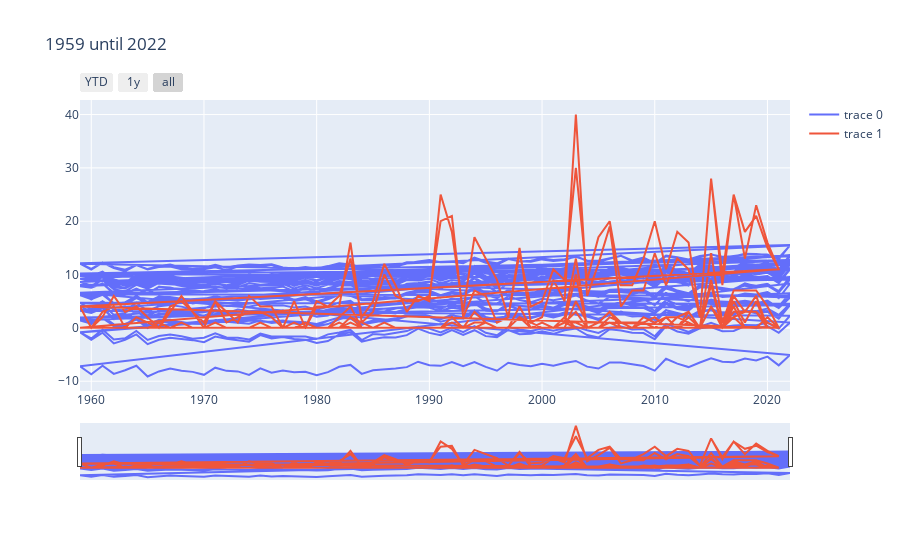

Source (notebook cell):
### Code cell
import plotly.graph_objects as go

import pandas as pd

# Create figure
fig = go.Figure()

fig.add_trace(
    go.Scatter(x=list(annual_mean_swiss_temp_1959.Year), y=list(annual_mean_swiss_temp_1959.Temperature)))

fig.add_trace(
    go.Scatter(x=list(klima_final.Year), y=list(klima_final.tropical_night)))

# Set title
fig.update_layout(
    title_text="1959 until 2022"
)

# Add range slider
fig.update_layout(
    xaxis=dict(
        rangeselector=dict(
            buttons=list([
                dict(count=1,
                     label="YTD",
                     step="year",
                     stepmode="todate"),
                dict(count=1,
                     label="1y",
                     step="year",
                     stepmode="backward"),
                dict(step="all")
            ])
        ),
        rangeslider=dict(
            visible=True
        ),
        type="date"
    )
)

fig.show()

### Figure 1 — Plotly figure (JSON) as saved in the notebook; plotly's stock layout.template omitted (floating-point values rounded to 4 significant figures; data arrays with more than 128 entries replaced by an {"elided": "..."} marker saying what was removed)
{"data": [{"type": "scatter", "x": {"elided": "1851 int values"}, "y": {"elided": "1851 float values"}}, {"type": "scatter", "x": {"elided": "819 int values"}, "y": {"elided": "819 int values"}}], "layout": {"title": {"text": "1959 until 2022"}, "xaxis": {"rangeselector": {"buttons": [{"count": 1, "label": "YTD", "step": "year", "stepmode": "todate"}, {"count": 1, "label": "1y", "step": "year", "stepmode": "backward"}, {"step": "all"}]}, "rangeslider": {"visible": true}, "type": "date"}}}
